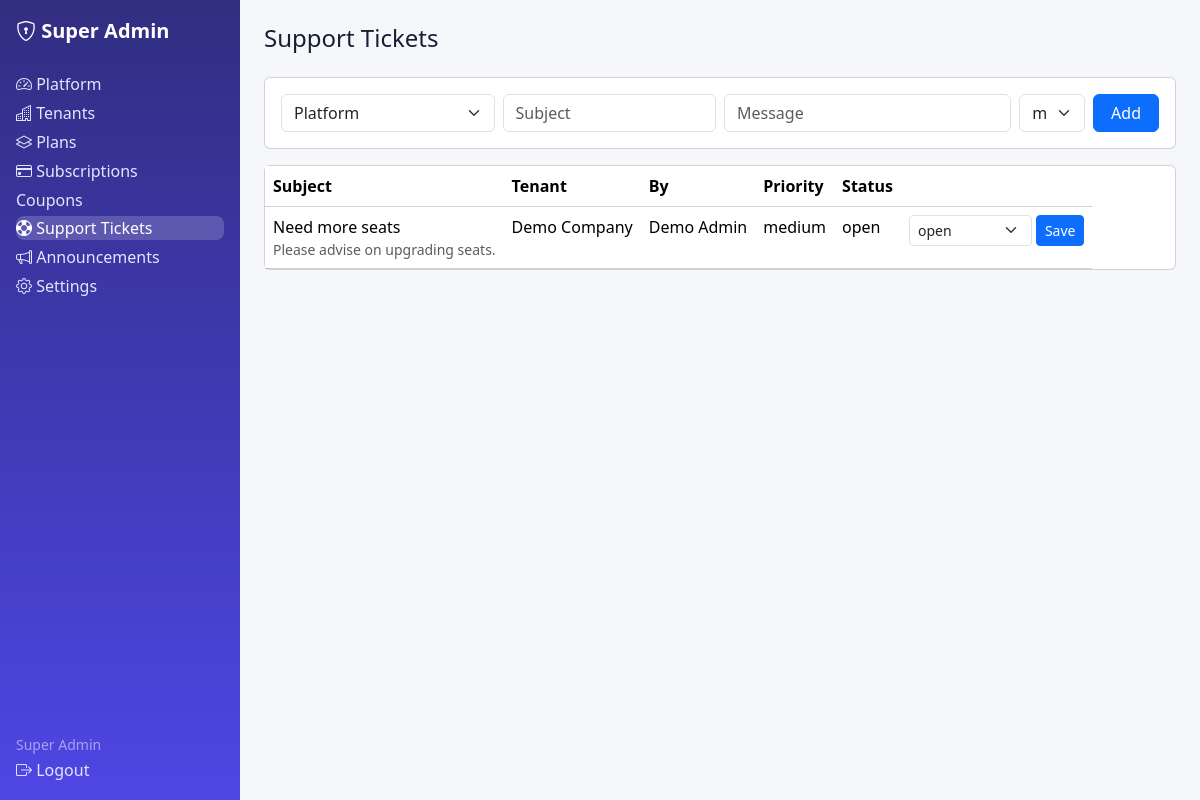
The app's page /super-admin/tickets.php (signed in) with its own data.
### tables this page shows
CREATE TABLE support_tickets (id INT UNSIGNED AUTO_INCREMENT PRIMARY KEY, tenant_id INT UNSIGNED NULL, user_id INT UNSIGNED NULL, subject VARCHAR(200) NOT NULL, message TEXT NOT NULL, status ENUM('open','in_progress','resolved','closed') NOT NULL DEFAULT 'open', priority ENUM('low','medium','high') NOT NULL DEFAULT 'medium', created_at DATETIME NOT NULL DEFAULT CURRENT_TIMESTAMP, INDEX idx_ticket_tenant(tenant_id));

CREATE TABLE tenants (id INT UNSIGNED AUTO_INCREMENT PRIMARY KEY, name VARCHAR(150) NOT NULL, slug VARCHAR(160) NOT NULL UNIQUE, status ENUM('active','suspended') NOT NULL DEFAULT 'active', created_at DATETIME NOT NULL DEFAULT CURRENT_TIMESTAMP, INDEX idx_tenants_status(status));

CREATE TABLE users (id INT UNSIGNED AUTO_INCREMENT PRIMARY KEY, tenant_id INT UNSIGNED NULL, name VARCHAR(120) NOT NULL, email VARCHAR(190) NOT NULL UNIQUE, password_hash VARCHAR(255) NOT NULL, role ENUM('super_admin','tenant_admin','manager','employee') NOT NULL DEFAULT 'employee', status ENUM('active','suspended') NOT NULL DEFAULT 'active', two_factor_secret VARCHAR(120) NULL, remember_token VARCHAR(64) NULL, email_verified_at DATETIME NULL, last_login_at DATETIME NULL, created_at DATETIME NOT NULL DEFAULT CURRENT_TIMESTAMP, INDEX idx_users_tenant(tenant_id), CONSTRAINT fk_users_tenant FOREIGN KEY(tenant_id) REFERENCES tenants(id) ON DELETE CASCADE);

### includes/functions.php (called while the page is built, shortened)
<?php
function e(?string $v): string { return htmlspecialchars($v ?? '', ENT_QUOTES, 'UTF-8'); }

### super-admin/tickets.php (the view, shortened to what this page needs)
<?php require_once __DIR__ . '/../includes/auth.php'; $user=require_role(['super_admin'], '../auth/login.php'); $pdo=db(); $base='../';
$rows=$pdo->query('SELECT tk.*,t.name tenant_name,u.name user_name FROM support_tickets tk LEFT JOIN tenants t ON t.id=tk.tenant_id LEFT JOIN users u ON u.id=tk.user_id ORDER BY tk.id DESC')->fetchAll();
$tenants=$pdo->query('SELECT id,name FROM tenants ORDER BY name')->fetchAll();
include __DIR__ . '/header.php'; ?>
<div class="card p-3 mb-3"><form class="row g-2" method="post"><?= csrf_field() ?><input type="hidden" name="action" value="create">
<div class="col-md-3"><select class="form-select" name="tenant_id"><option value="">Platform</option><?php foreach($tenants as $t): ?><option value="<?= $t['id'] ?>"><?= e($t['name']) ?></option><?php endforeach; ?></select></div>
<div class="col-md-3"><input class="form-control" name="subject" placeholder="Subject" required></div><div class="col-md-4"><input class="form-control" name="message" placeholder="Message" required></div>
<div class="col-md-1"><select class="form-select" name="priority"><option>low</option><option selected>medium</option><option>high</option></select></div><div class="col-md-1"><button class="btn btn-primary w-100">Add</button></div></form></div>
<table class="table card"><tr><th>Subject</th><th>Tenant</th><th>By</th><th>Priority</th><th>Status</th><th></th></tr><?php foreach($rows as $r): ?><tr><td><?= e($r['subject']) ?><div class="small text-muted"><?= e($r['message']) ?></div></td><td><?= e($r['tenant_name']??'Platform') ?></td><td><?= e($r['user_name']??'') ?></td><td><?= e($r['priority']) ?></td><td><?= e($r['status']) ?></td>
<td><form method="post" class="d-flex gap-1"><?= csrf_field() ?><input type="hidden" name="id" value="<?= $r['id'] ?>"><select class="form-select form-select-sm" name="status"><?php foreach(['open','in_progress','resolved','closed'] as $st): ?><option <?= $r['status']===$st?'selected':'' ?>><?= $st ?></option><?php endforeach; ?></select><button class="btn btn-sm btn-primary">Save</button></form></td></tr><?php endforeach; ?></table>
<?php include __DIR__ . '/footer.php'; ?>

### assets/css/style.css (style rules this page uses)
:root { --brand:#4f46e5;--bg:#f6f7fb;--card:#fff;--text:#172033 }
body { background:var(--bg);color:var(--text);font-family:system-ui,-apple-system,"Segoe UI",Roboto,sans-serif }

### records on screen
support_tickets: subject "Need more seats", message "Please advise on upgrading seats.", tenant.name "Demo Company", user.name "Demo Admin", priority "medium", status "open"

### other values on screen
$l "Platform"
$l "Tenants"
$l "Plans"
$l "Subscriptions"
$l "Coupons"
$l "Support Tickets"
$l "Announcements"
$l "Settings"
current_user()['name'] "Super Admin"
$pageTitle "Support Tickets"
